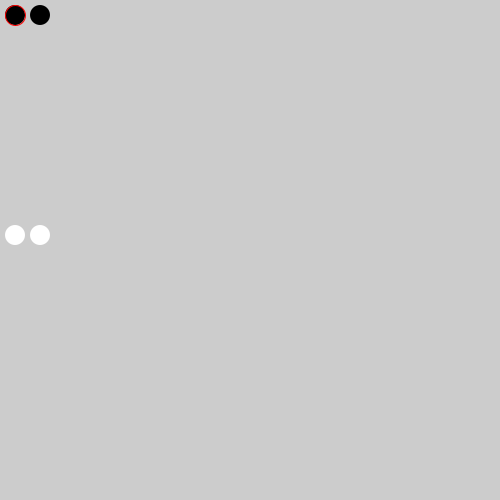
Frame 1 (no input)
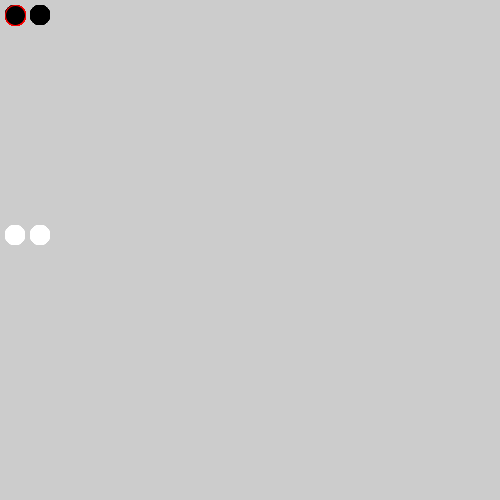
Frame 60 (the mouse pressed at the canvas centre just before this capture)
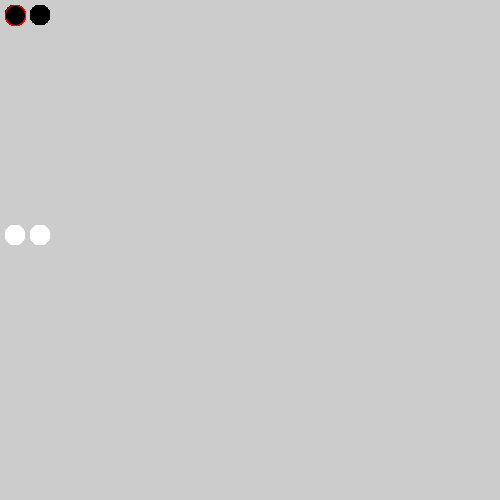
Frame 120 (the mouse held since frame 60 and released just before this capture)

The Processing sketch that drew these frames (run headless with seeded random() and noise(); from frame 60 on, the mouse is pressed at the canvas centre):

// Processing sketch: OnderdeelA
// ── OnderdeelA.pde
Damsteen zwart1 = new Damsteen(15, 15, 20, #000000, true);
Damsteen zwart2 = new Damsteen(40, 15, 20, #000000, false);
Damsteen wit1 = new Damsteen(15, 235, 20, #ffffff, false);
Damsteen wit2 = new Damsteen(40, 235, 20, #ffffff, false);

Damsteen[] damstenen = {zwart1, zwart2, wit1, wit2};

void setup() {
  size(500, 500);
  noStroke();
}

void draw() {
  tekenDamstenen(damstenen);
}
// ── classes.pde
class Damsteen {
  int x;
  int y;
  int diameter;
  color kleur;
  boolean geselecteerd;

  Damsteen (int x, int y, int diameter, color kleur, boolean geselecteerd) {
    this.x = x;
    this.y = y;
    this.diameter = diameter;
    this.kleur = kleur;
    this.geselecteerd = geselecteerd;
  }
  
  void tekenDamsteen() {
    fill(kleur);
    if (geselecteerd) { 
      stroke(#ff0000);
    } else { 
      noStroke();
    }
    ellipse(x, y, diameter, diameter);
  }
}
// ── teken.pde
void tekenDamstenen(Damsteen[] damstenen) {
  for (int i =0; i<damstenen.length; i++) {
    damstenen[i].tekenDamsteen();
  }
}
